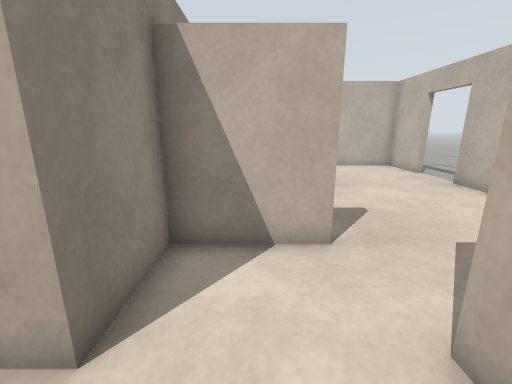
view 1 (above)

14 first-person views from a walk through a robot-simulator world made for Gazebo. The camera is 0.46 m above the floor, tilts 14° down and sees 90° across. The floor is counted in squares, 0.2 m on a side. Each view is taken from the middle of a square. On the plan, view 1 faces up. The plan holds only what a view shows up to about 17 squares ahead; the rest is blank.

view 2
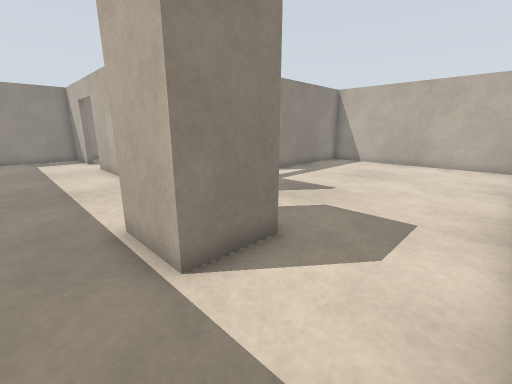

view 3
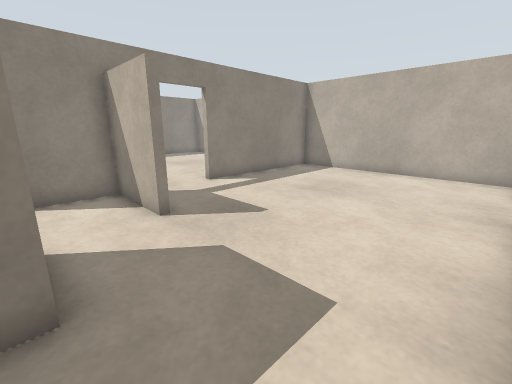

view 4
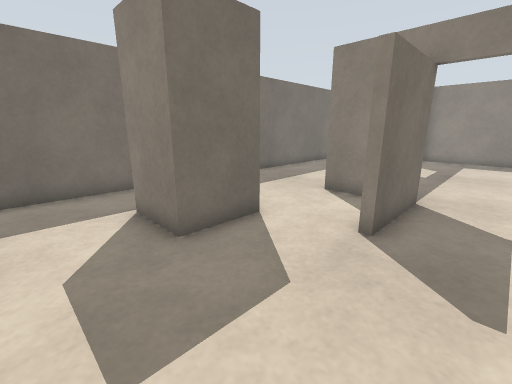

view 5
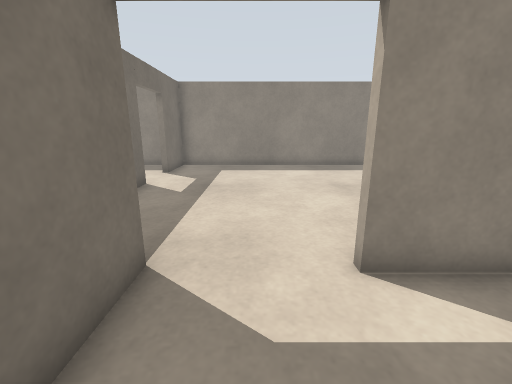

view 6
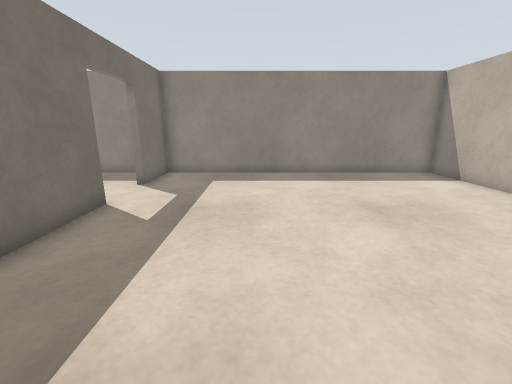

view 7
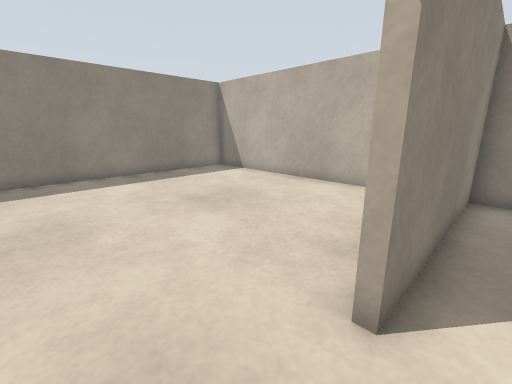

view 8
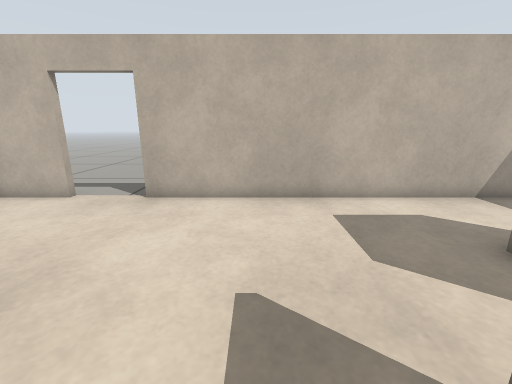

view 9
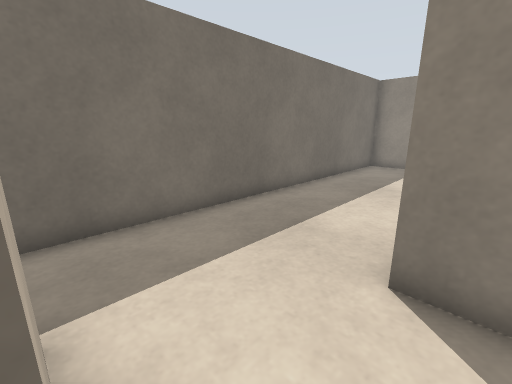

view 10
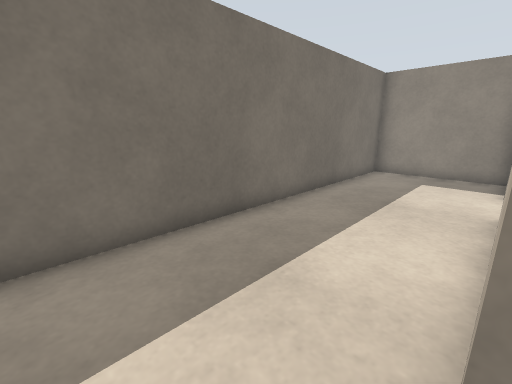

view 11
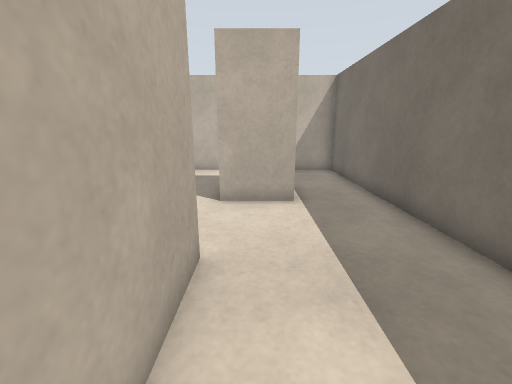

view 12
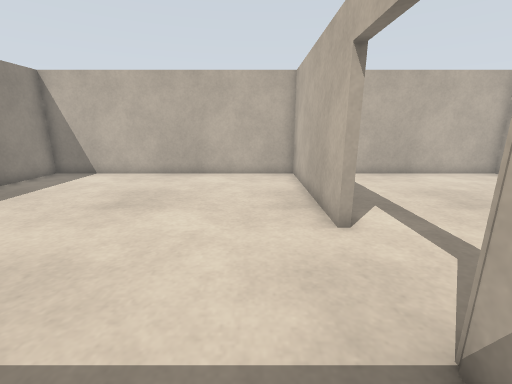

view 13
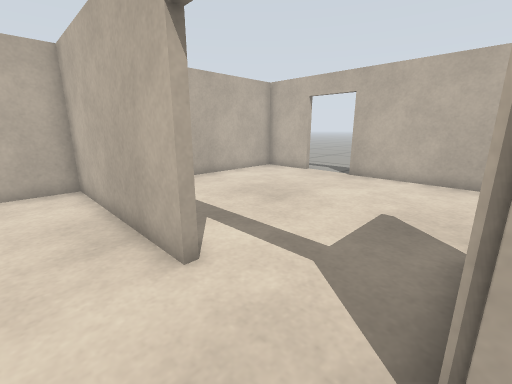

view 14
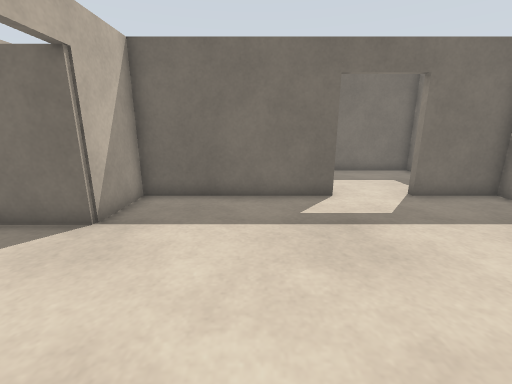

### Floor plan
Ten units are one square. View 1 is at (0, 0); x grows to the right and y downward. Boxes are objects, and circles mark ways between rooms. Rooms are numbered by the first view taken in them; rooms with no view inside come last. Other rooms are left out.
<svg viewBox="-149 -167 244 204">
<path fill="none" stroke="#000" d="M16 -48 -18 -48 -18 -20 -87 -20M-21 -51 16 -51M20 -23 45 -23 45 2 20 2 20 -23M85 -134 85 -162 -18 -162 -18 -87M-114 -20 -130 -20M-144 -21 -144 32 85 32 85 -108M-87 -23 -21 -23 -21 -51M-21 -87 -21 -162 -144 -162 -144 -23 -114 -23"/>
<circle cx="-100" cy="-20" r="3" fill="#2a7"/>
<circle cx="-20" cy="-65" r="3" fill="#2a7"/>
<text x="10" y="-60">1</text>
<text x="-90" y="-90">2</text>
</svg>
Room 1 opens to room 2.

Where each view was taken, in squares from view 1:
view 1: 0 up, 0 right, facing up
view 2: 2 down, 8 right, facing up-left
view 3: 2 up, 8 right, facing up-left
view 4: 7 up, 7 right, facing down-left
view 5: 7 up, 2 right, facing left
view 6: 7 up, 1 left, facing left
view 7: 6 up, 1 left, facing up-left
view 8: 7 up, 0 right, facing right
view 9: 3 up, 2 right, facing down-left
view 10: 2 up, 0 right, facing down-left
view 11: 1 up, 6 left, facing right
view 12: 3 up, 4 left, facing up
view 13: 5 up, 4 left, facing up-right
view 14: 11 up, 6 left, facing down
